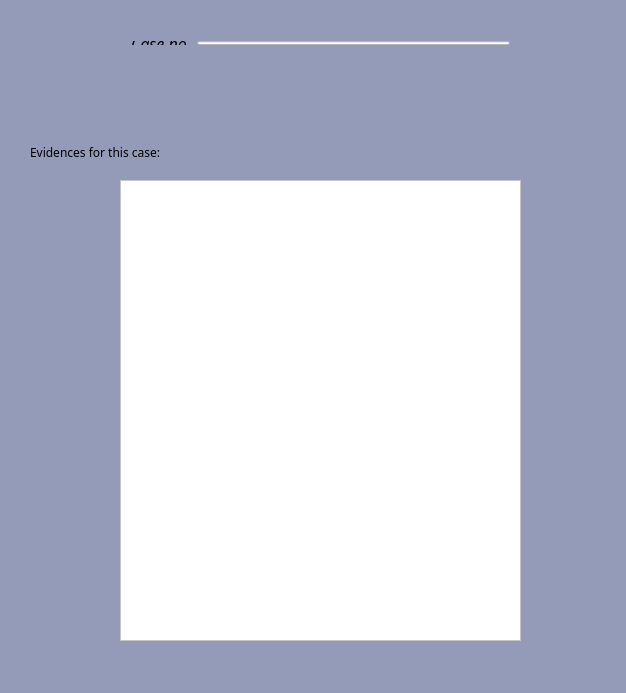
<?xml version="1.0" encoding="UTF-8"?>
<ui version="4.0">
 <class>CaseFiles</class>
 <widget class="QWidget" name="CaseFiles">
  <property name="geometry">
   <rect>
    <x>0</x>
    <y>0</y>
    <width>626</width>
    <height>693</height>
   </rect>
  </property>
  <property name="windowTitle">
   <string>Users</string>
  </property>
  <property name="styleSheet">
   <string notr="true">background-color: rgb(147, 155, 184);</string>
  </property>
  <widget class="QListWidget" name="evidencesListWidget">
   <property name="geometry">
    <rect>
     <x>120</x>
     <y>180</y>
     <width>401</width>
     <height>461</height>
    </rect>
   </property>
   <property name="font">
    <font>
     <pointsize>12</pointsize>
    </font>
   </property>
   <property name="styleSheet">
    <string notr="true">background-color: rgb(255, 255, 255);</string>
   </property>
  </widget>
  <widget class="QWidget" name="layoutWidget">
   <property name="geometry">
    <rect>
     <x>11</x>
     <y>11</y>
     <width>16</width>
     <height>16</height>
    </rect>
   </property>
   <layout class="QHBoxLayout" name="horizontalLayout"/>
  </widget>
  <widget class="QLabel" name="label_2">
   <property name="geometry">
    <rect>
     <x>30</x>
     <y>140</y>
     <width>241</width>
     <height>24</height>
    </rect>
   </property>
   <property name="font">
    <font>
     <family>Lucida Sans Typewriter</family>
     <pointsize>9</pointsize>
     <italic>false</italic>
    </font>
   </property>
   <property name="text">
    <string>Evidences for this case:</string>
   </property>
  </widget>
  <widget class="QWidget" name="layoutWidget">
   <property name="geometry">
    <rect>
     <x>120</x>
     <y>30</y>
     <width>401</width>
     <height>26</height>
    </rect>
   </property>
   <layout class="QHBoxLayout" name="horizontalLayout_2">
    <item>
     <widget class="QLabel" name="label">
      <property name="font">
       <font>
        <family>Lucida Sans Typewriter</family>
        <pointsize>12</pointsize>
        <italic>true</italic>
       </font>
      </property>
      <property name="text">
       <string>Case no.</string>
      </property>
     </widget>
    </item>
    <item>
     <widget class="QLineEdit" name="userLineEdit">
      <property name="styleSheet">
       <string notr="true">background-color: rgb(255, 255, 255);</string>
      </property>
     </widget>
    </item>
   </layout>
  </widget>
 </widget>
 <layoutdefault spacing="6" margin="11"/>
 <resources/>
 <connections/>
</ui>
